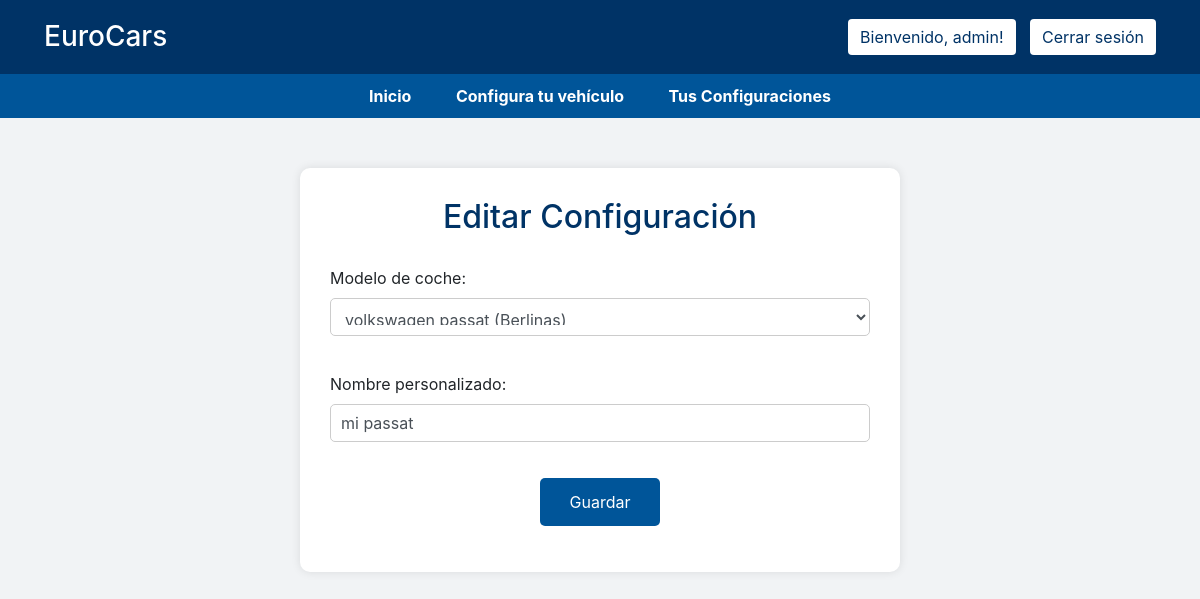
The page /editar-configuracion/1/ (signed in) on the database its author committed.
### ProyectoWeb/models.py (models this page shows)
class Configuracion(models.Model):
    usuario = models.ForeignKey(User, on_delete=models.CASCADE)
    modelo = models.ForeignKey(Model, on_delete=models.CASCADE)
    nombre_personalizado = models.CharField(max_length=100, blank=True, null=True)
    fecha_creacion = models.DateTimeField(auto_now_add=True)

### User/views.py (the view)
# urls.py: path('editar-configuracion/<int:pk>/', editar_configuracion, name='editar_configuracion'),
def editar_configuracion(request, pk):
    configuracion = get_object_or_404(Configuracion, pk=pk, usuario=request.user)
    if request.method == 'POST':
        form = ConfiguracionForm(request.POST, instance=configuracion)
        if form.is_valid():
            form.save()
            return redirect('mis_configuraciones')
    else:
        form = ConfiguracionForm(instance=configuracion)
    return render(request, 'editar_configuracion.html', {'form': form})

### ProyectoWeb/forms.py
class ConfiguracionForm(forms.ModelForm):
    class Meta:
        model = Configuracion
        fields = ['modelo', 'nombre_personalizado']
        widgets = {
            'modelo': forms.Select(attrs={'class': 'form-control'}),
            'nombre_personalizado': forms.TextInput(attrs={
                'class': 'form-control',
                'placeholder': 'Ej. Mi SUV Deportivo'
            }),
        }
        labels = {
            'modelo': 'Modelo de coche',
            'nombre_personalizado': 'Nombre personalizado',
        }

### ProyectoWeb/models.py (called while the page is built)
    def __str__(self):
        return self.nom

    def __str__(self):
        return self.nom

    def __str__(self):
        return f"{self.marca} {self.nom} ({self.tipo})"

### templates/editar_configuracion.html (shortened to what this page needs)
{% extends 'base.html' %}
{% block content %}
<div class="edit-container">
  <h2>Editar Configuración</h2>
  <form method="post">
    {{ form.as_p }}
    <button type="submit">Guardar</button>
  </form>
</div>
{% endblock %}

### templates/base.html (shortened to what this page needs)
{% load static %}
<html lang="es">
<head>
    <link rel="stylesheet" href="https://cdn.jsdelivr.net/npm/bootstrap@4.6.0/dist/css/bootstrap.min.css">
</head>
<body>
<div class="header-wrapper">
    <div class="top-bar">
        <h1 class="pl-4">EuroCars</h1>
        <div class="auth-buttons pr-4">
            {% if user.is_authenticated %}
                <span>Bienvenido, {{ user.username }}!</span>
                <a href="{% url 'logout' %}">Cerrar sesión</a>
            {% else %}
                <a href="{% url 'login' %}">Iniciar Sesión</a>
                <a href="{% url 'register' %}">Registrarse</a>
            {% endif %}
        </div>
    </div>
    <div class="nav-bar">
        <div class="nav-links">
            <a href="{% url 'home' %}" class="text-white">Inicio</a>
            {% if user.is_authenticated %}
                <a href="{% url 'configuraTuVehiculo' %}" class="text-white">Configura tu vehículo</a>
                <a href="{% url 'mis_configuraciones' %}" class="text-white">Tus Configuraciones</a>
            {% endif %}
        </div>
    </div>
</div>
<div class="container-content">
    {% block content %}
    {% endblock %}
</div>
</body>
</html>

### templates/base.html (style rules this page uses)
body { margin: 0; padding: 0; background-color: #f1f3f5; }
.header-wrapper { position: sticky; top: 0; z-index: 1000; background-color: #003366; }
.top-bar { color: white; padding: 20px; display: flex; justify-content: space-between; align-items: center; }
.top-bar h1 { margin: 0; font-size: 28px; }
.auth-buttons a, .auth-buttons span { background-color: white; color: #003366; padding: 8px 12px; margin-left: 10px; text-decoration: none; border-radius: 4px; }
.nav-bar { background-color: #005599; padding: 10px 0; display: flex; justify-content: center; }
.nav-links a { color: white; margin: 0 20px; text-decoration: none; font-weight: bold; }

### templates/editar_configuracion.html (style rules this page uses)
.edit-container { background-color: white; padding: 30px; border-radius: 10px; box-shadow: 0 0 10px rgba(0,0,0,0.1); max-width: 600px; margin: 50px auto; }
.edit-container h2 { text-align: center; margin-bottom: 30px; color: #003366; }
.edit-container form { display: flex; flex-direction: column; gap: 20px; }
.edit-container input, .edit-container select, .edit-container textarea { padding: 10px; border-radius: 5px; border: 1px solid #ccc; width: 100%; }
.edit-container button { align-self: center; background-color: #005599; color: white; padding: 12px 30px; font-size: 16px; border: none; border-radius: 5px; cursor: pointer; transition: background-color 0.3s; }

### rows shown on the page
Configuracion: modelo "volkswagen passat (Berlinas)", nombre_personalizado "mi passat"

### other values the page prints
{{ user.username }} "admin"
